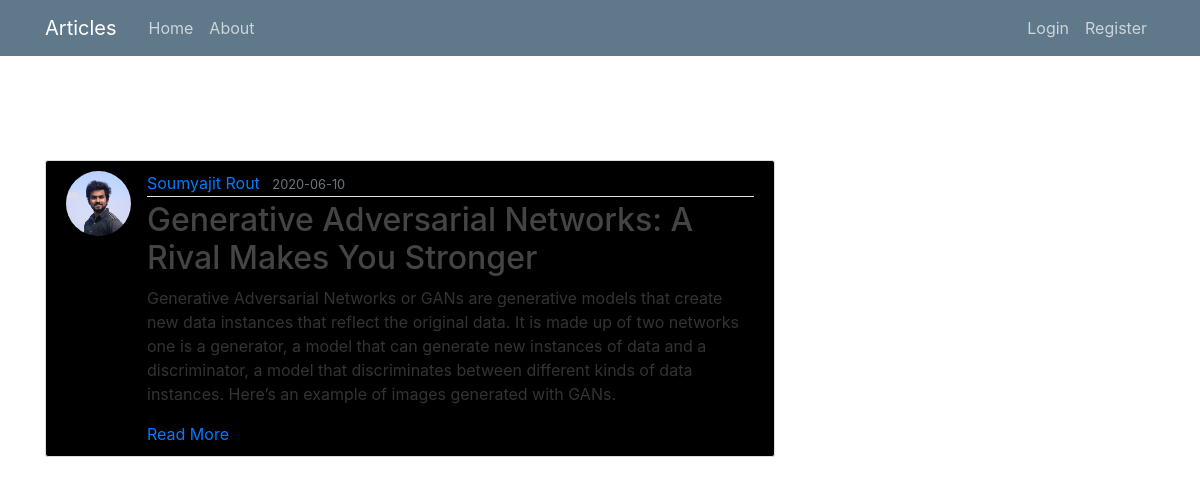
The page /post/5 on the database its author committed.
### flaskblog/models.py (models this page shows, shortened)
class User(db.Model, UserMixin):
    id = db.Column(db.Integer, primary_key=True)
    username = db.Column(db.String(20), unique=True, nullable=False)
    email = db.Column(db.String(120), unique=True, nullable=False)
    image_file = db.Column(db.String(20), nullable=False, default='default.jpg')
    password = db.Column(db.String(60), nullable=False)
    posts = db.relationship('Post', backref='author', lazy=True)

class Post(db.Model):
    id = db.Column(db.Integer, primary_key=True)
    title = db.Column(db.String(100), nullable=False)
    date_posted = db.Column(db.DateTime, nullable=False, default=datetime.utcnow)
    content = db.Column(db.Text, nullable=False)
    link = db.Column(db.Text,nullable=False)
    user_id = db.Column(db.Integer, db.ForeignKey('user.id'), nullable=False)

### flaskblog/posts/routes.py (the view)
@posts.route("/post/<int:post_id>")
def post(post_id):
    post = Post.query.get_or_404(post_id)
    return render_template('post.html', title=post.title, post=post)

### flaskblog/templates/post.html (shortened to what this page needs)
{% extends "layout.html" %}
{% block content %}
  <article class="media content-section">
    <img class="rounded-circle article-img" src="{{ url_for('static', filename='profile_pics/' + post.author.image_file) }}">
    <div class="media-body">
      <div class="article-metadata">
        <a class="mr-2" href="{{ url_for('users.user_posts', username=post.author.username) }}">{{ post.author.username }}</a>
        <small class="text-muted">{{ post.date_posted.strftime('%Y-%m-%d') }}</small>
      </div>
      <h2 class="article-title">{{ post.title }}</h2>
      <p class="article-content">{{ post.content }}</p>
      <a href="{{ post.link }}">Read More</a>
    </div>
  </article>
{% endblock content %}

### flaskblog/static/main.css (style rules this page uses)
body { background: #ffff; color: #333333; margin-top: 10rem; }
h1, h2, h3, h4, h5, h6 { color: #000; }
.content-section { background: #000; padding: 10px 20px; border: 1px solid #dddddd; border-radius: 3px; margin-bottom: 20px; }
.article-title { color: #444444; }
.article-content { white-space: pre-line; }
.article-img { height: 65px; width: 65px; margin-right: 16px; }
.article-metadata { padding-bottom: 1px; margin-bottom: 4px; border-bottom: 1px solid #e3e3e3 }

### rows shown on the page
User: image_file (picture), author.username "Soumyajit Rout"
Post: date_posted "2020-06-10", title "Generative Adversarial Networks: A Rival Makes You Stronger", content "Generative Adversarial Networks or GANs are generative models that create new data instances that reflect the original data. It is made up of two networks one is a generator, a model that can generate new instances of data and a discriminator, a model that discriminates between different kinds of data instances. Here’s an example of images generated with GANs."
